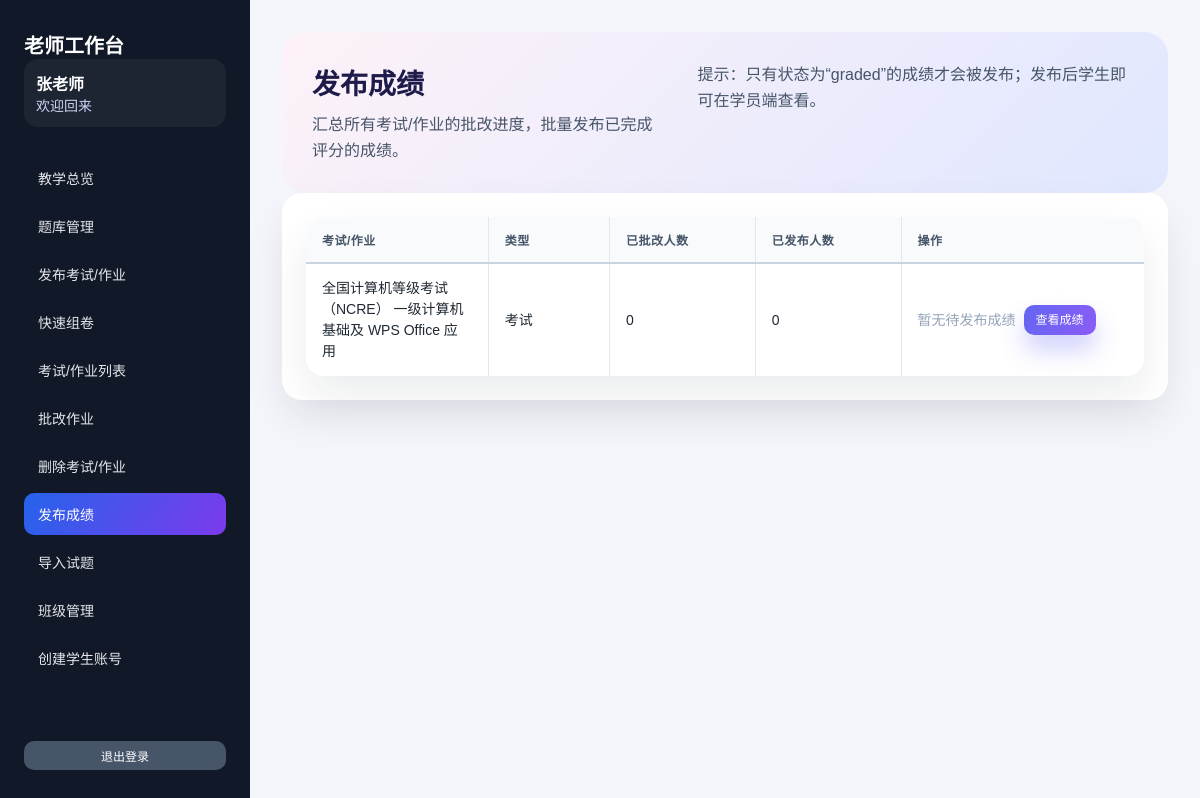
Page /teacher/publish_score.php (signed in) on the committed database.
### tables this page shows
CREATE TABLE `users` (
  `id` int(11) NOT NULL AUTO_INCREMENT,
  `username` varchar(50) NOT NULL,
  `password` varchar(255) NOT NULL,
  `name` varchar(50) NOT NULL,
  `role` enum('admin','teacher','student') NOT NULL DEFAULT 'student',
  `class_id` int(11) DEFAULT NULL COMMENT '班级ID，学生所属班级',
  `teacher_id` int(11) DEFAULT NULL COMMENT '创建该学生的老师ID',
  `created_by` int(11) DEFAULT NULL COMMENT '创建者ID',
  `created_at` datetime DEFAULT CURRENT_TIMESTAMP,
  PRIMARY KEY (`id`),
  UNIQUE KEY `username` (`username`),
  KEY `teacher_id` (`teacher_id`),
  KEY `created_by` (`created_by`),
  CONSTRAINT `users_ibfk_1` FOREIGN KEY (`teacher_id`) REFERENCES `users` (`id`) ON DELETE SET NULL,
  CONSTRAINT `users_ibfk_2` FOREIGN KEY (`created_by`) REFERENCES `users` (`id`) ON DELETE SET NULL
);

CREATE TABLE `exams` (
  `id` int(11) NOT NULL AUTO_INCREMENT,
  `title` varchar(200) NOT NULL,
  `description` text,
  `type` enum('exam','homework') NOT NULL DEFAULT 'exam',
  `teacher_id` int(11) NOT NULL,
  `start_time` datetime NOT NULL,
  `end_time` datetime NOT NULL,
  `duration` int(11) DEFAULT NULL COMMENT '考试时长（分钟）',
  `allow_retake` tinyint(1) DEFAULT '0' COMMENT '是否允许再次考试',
  `status` enum('draft','published','finished') DEFAULT 'draft',
  `created_at` datetime DEFAULT CURRENT_TIMESTAMP,
  PRIMARY KEY (`id`),
  KEY `teacher_id` (`teacher_id`),
  CONSTRAINT `exams_ibfk_1` FOREIGN KEY (`teacher_id`) REFERENCES `users` (`id`) ON DELETE CASCADE
);

### config.php (called while the page is built, shortened)
<?php
function getDB() {
    static $pdo = null;
    if ($pdo === null) {
        try {
            $dsn = "mysql:host=" . DB_HOST . ";dbname=" . DB_NAME . ";charset=" . DB_CHARSET;
            $pdo = new PDO($dsn, DB_USER, DB_PASS);
            $pdo->setAttribute(PDO::ATTR_ERRMODE, PDO::ERRMODE_EXCEPTION);
            $pdo->setAttribute(PDO::ATTR_DEFAULT_FETCH_MODE, PDO::FETCH_ASSOC);
        } catch(PDOException $e) {
            die("数据库连接失败: " . $e->getMessage());
        }
    }
    return $pdo;
}
function getCurrentUser() {
    $pdo = getDB();
    $stmt = $pdo->prepare("SELECT * FROM users WHERE id = ?");
    $stmt->execute([$_SESSION['user_id']]);
    return $stmt->fetch();
}
?>

### teacher/publish_score.php (the view, shortened to what this page needs)
<?php
require_once '../config.php';
require_once 'teacher_sidebar.php';
$pdo = getDB();
$user = getCurrentUser();
$exams = $pdo->query("SELECT * FROM exams WHERE teacher_id = " . $_SESSION['user_id'] . " ORDER BY created_at DESC")->fetchAll();
?>
<!DOCTYPE html>
<html lang="zh-CN">
<head>
    <link rel="stylesheet" href="../style.css">
</head>
<body>
    <div class="app-shell">
        <?php renderTeacherSidebar('publish_score', $user); ?>
        <main class="app-content">
            <section class="page-hero">
                <div>
                    <h1>发布成绩</h1>
                    <p>汇总所有考试/作业的批改进度，批量发布已完成评分的成绩。</p>
                </div>
                <div>
                    <p>提示：只有状态为“graded”的成绩才会被发布；发布后学生即可在学员端查看。</p>
                </div>
            </section>
            <div class="card">
                <div class="table-wrapper">
                    <table>
                        <thead>
                            <tr>
                                <th>考试/作业</th>
                                <th>类型</th>
                                <th>已批改人数</th>
                                <th>已发布人数</th>
                                <th>操作</th>
                            </tr>
                        </thead>
                        <tbody>
                            <?php foreach ($exams as $exam): ?>
                                <?php
                                $gradedCount = $pdo->prepare("SELECT COUNT(*) as cnt FROM scores WHERE exam_id = ? AND status IN ('graded', 'published')");
                                $gradedCount->execute([$exam['id']]);
                                $gradedCount = $gradedCount->fetch()['cnt'];
                                $publishedCount = $pdo->prepare("SELECT COUNT(*) as cnt FROM scores WHERE exam_id = ? AND status = 'published'");
                                $publishedCount->execute([$exam['id']]);
                                $publishedCount = $publishedCount->fetch()['cnt'];
                                ?>
                                <tr>
                                    <td><?php echo htmlspecialchars($exam['title']); ?></td>
                                    <td><?php echo $exam['type'] === 'exam' ? '考试' : '作业'; ?></td>
                                    <td><?php echo $gradedCount; ?></td>
                                    <td><?php echo $publishedCount; ?></td>
                                    <td>
                                        <div class="table-actions">
                                            <?php if ($gradedCount > 0 && $gradedCount > $publishedCount): ?>
                                                <form method="POST">
                                                    <input type="hidden" name="exam_id" value="<?php echo $exam['id']; ?>">
                                                    <button type="submit" name="publish" class="btn btn-success btn-small">发布成绩</button>
                                                </form>
                                            <?php else: ?>
                                                <span style="color: #94a3b8;">暂无待发布成绩</span>
                                            <?php endif; ?>
                                            <a href="score_list.php?exam_id=<?php echo $exam['id']; ?>" class="btn btn-primary btn-small">查看成绩</a>
                                        </div>
                                    </td>
                                </tr>
                            <?php endforeach; ?>
                        </tbody>
                    </table>
                </div>
            </div>
        </main>
    </div>
</body>
</html>

### teacher/teacher_sidebar.php (shortened to what this page needs)
<?php
function renderTeacherSidebar($activeKey = 'dashboard', $user = null) {
    $menu = [
        'dashboard' => ['label' => '教学总览', 'href' => 'index.php'],
        'question_bank' => ['label' => '题库管理', 'href' => 'question_bank.php'],
        'create_exam' => ['label' => '发布考试/作业', 'href' => 'create_exam.php'],
        'quick_generate' => ['label' => '快速组卷', 'href' => 'quick_generate_exam.php'],
        'exam_list' => ['label' => '考试/作业列表', 'href' => 'exam_list.php'],
        'grade' => ['label' => '批改作业', 'href' => 'grade_exam.php'],
        'delete' => ['label' => '删除考试/作业', 'href' => 'delete_exam.php'],
        'publish_score' => ['label' => '发布成绩', 'href' => 'publish_score.php'],
        'import' => ['label' => '导入试题', 'href' => 'import_exam.php'],
        'classes' => ['label' => '班级管理', 'href' => 'manage_classes.php'],
        'students' => ['label' => '创建学生账号', 'href' => 'create_student.php'],
    ];
    $userName = $user ? htmlspecialchars($user['name']) : '老师';
    ?>
    <aside class="app-sidebar" id="app-sidebar">
        <div>
            <div class="sidebar-brand">老师工作台</div>
            <div class="sidebar-user">
                <strong><?php echo $userName; ?></strong>
                <span>欢迎回来</span>
            </div>
        </div>
        <nav class="sidebar-menu">
            <?php foreach ($menu as $key => $item): ?>
                <a href="<?php echo $item['href']; ?>" class="<?php echo $key === $activeKey ? 'active' : ''; ?>" onclick="closeMobileMenu()">
                    <?php echo htmlspecialchars($item['label']); ?>
                </a>
            <?php endforeach; ?>
        </nav>
        <a href="logout.php" class="btn btn-secondary btn-small" onclick="closeMobileMenu()">退出登录</a>
    </aside>
    <?php
}

### style.css (style rules this page uses)
* { margin: 0; padding: 0; box-sizing: border-box; }
body { font-family: 'Microsoft YaHei', Arial, sans-serif; background: #f4f6fb; min-height: 100vh; color: #1f2933; }
.app-shell { display: flex; min-height: 100vh; }
.app-sidebar { width: 250px; background: #111827; color: white; display: flex; flex-direction: column; padding: 30px 24px; gap: 30px; }
.sidebar-brand { font-size: 20px; font-weight: 600; }
.sidebar-user { background: rgba(255,255,255,0.05); border-radius: 14px; padding: 12px; }
.sidebar-user span { display: block; font-size: 14px; color: #cbd5f5; }
.sidebar-menu { display: flex; flex-direction: column; gap: 6px; flex: 1; }
.sidebar-menu a { color: #e5e7eb; padding: 11px 14px; border-radius: 10px; text-decoration: none; transition: background 0.2s, transform 0.2s; font-size: 14px; }
.sidebar-menu a.active { background: linear-gradient(120deg, #2563eb, #7c3aed); color: #fff; }
.app-content { flex: 1; padding: 32px; }
.page-hero { background: linear-gradient(135deg, #fdf2f8, #e0e7ff); border-radius: 24px; padding: 30px; display: flex; justify-content: space-between; gap: 40px; align-items: flex-start; }
.page-hero h1 { font-size: 28px; color: #1e1b4b; margin-bottom: 10px; }
.page-hero p { color: #475569; line-height: 1.6; }
.btn { padding: 10px 20px; border: none; border-radius: 10px; cursor: pointer; font-size: 14px; transition: all 0.3s; text-decoration: none; display: inline-block; text-align: center; font-weight: 500; }
.btn-primary { background: linear-gradient(120deg, #6366f1, #8b5cf6); color: white; box-shadow: 0 15px 25px rgba(99, 102, 241, 0.3); }
.btn-secondary { background: #475569; color: white; }
.btn-small { padding: 6px 12px; font-size: 12px; }
.card { background: white; border-radius: 20px; padding: 24px; margin-bottom: 24px; box-shadow: 0 20px 40px rgba(15, 23, 42, 0.08); }
.table-wrapper { background: white; border-radius: 18px; box-shadow: 0 20px 40px rgba(15, 23, 42, 0.08); overflow: hidden; position: relative; }
table { width: 100%; border-collapse: collapse; border-spacing: 0; table-layout: auto; }
table th, table td { padding: 14px 16px; border-right: 1px solid #e2e8f0; border-bottom: 1px solid #e2e8f0; text-align: left; vertical-align: middle; box-sizing: border-box; margin: 0; }
table th:last-child, table td:last-child { border-right: none; }
table tr:last-child td { border-bottom: none; }
table th { background: #f8fafc; font-size: 12px; letter-spacing: 0.04em; color: #475569; text-transform: uppercase; font-weight: 600; white-space: nowrap; border-bottom: 2px solid #cbd5e1; }
table td { word-break: break-word; font-size: 14px; line-height: 1.5; background: white; }
table th:nth-child(1), table td:nth-child(1) { min-width: 100px; max-width: 150px; }
table th:nth-child(2), table td:nth-child(2) { min-width: 100px; max-width: 150px; }
table th:nth-child(3), table td:nth-child(3) { min-width: 120px; max-width: 180px; text-align: left; }
table th:nth-child(4), table td:nth-child(4) { min-width: 120px; max-width: 180px; text-align: left; }
table th:nth-child(5), table td:nth-child(5) { min-width: 150px; max-width: 200px; text-align: left; }
table th:last-child, table td:last-child { min-width: 100px; white-space: nowrap; text-align: left; }
.table-actions { display: flex; gap: 8px; flex-wrap: wrap; align-items: center; justify-content: flex-start; }
.table-actions .btn { white-space: nowrap; }

### rows in the picture
users: name "张老师"
exams: title "全国计算机等级考试（NCRE） 一级计算机基础及 WPS Office 应用", type "考试", gradedCount "0", publishedCount "0"

### other values in the picture
$item['label'] "教学总览"
$item['label'] "题库管理"
$item['label'] "发布考试/作业"
$item['label'] "快速组卷"
$item['label'] "考试/作业列表"
$item['label'] "批改作业"
$item['label'] "删除考试/作业"
$item['label'] "发布成绩"
$item['label'] "导入试题"
$item['label'] "班级管理"
$item['label'] "创建学生账号"
